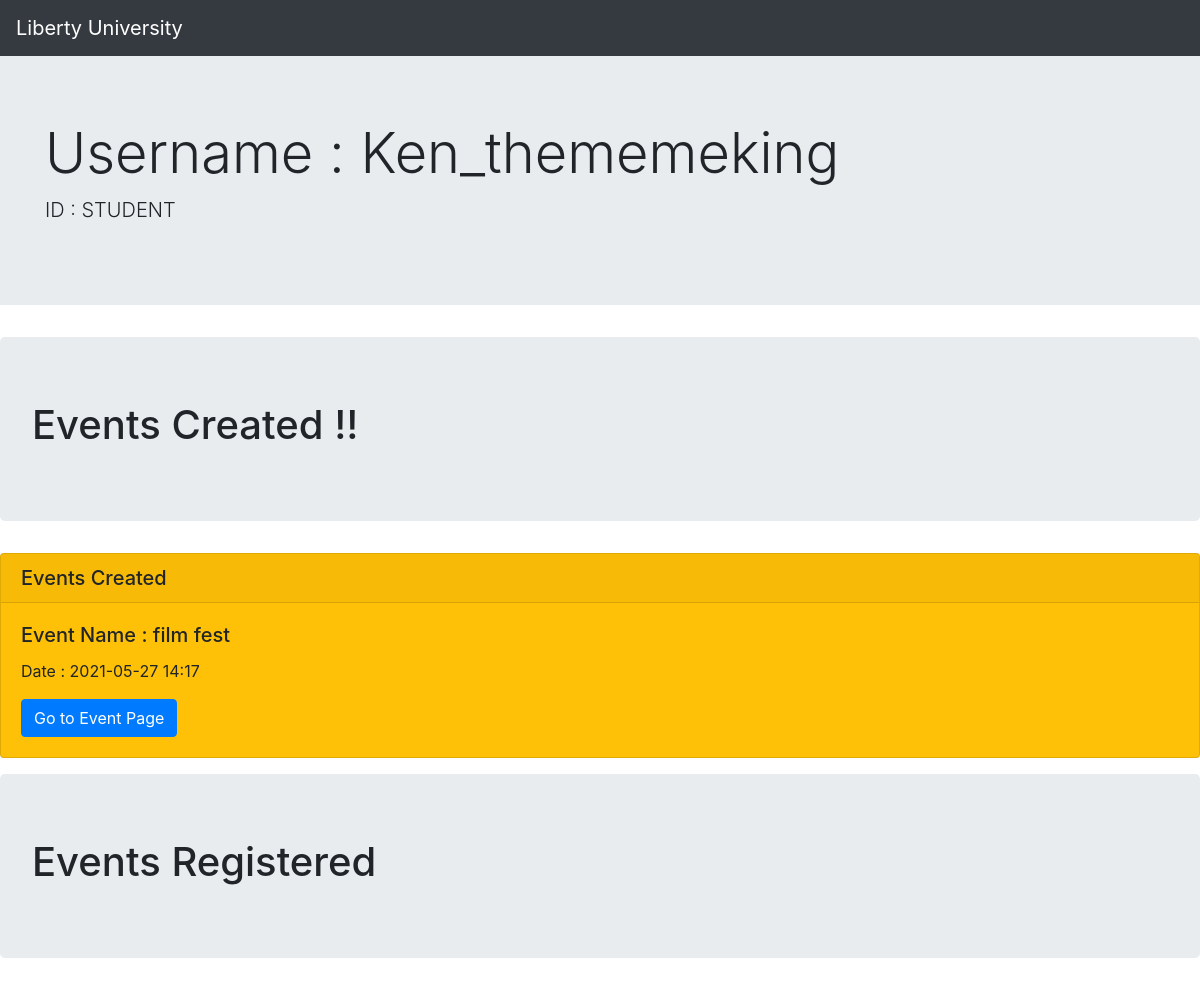
The page /account/ (signed in) on the database its author committed.
### event_portal_main/models.py (models this page shows, shortened)
class User(db.Model,UserMixin):
    __tablename__ = "users"
    id = db.Column(db.Integer,primary_key = True)
    profile_image = db.Column(db.String(20),nullable=False,default='default_profile.png')
    email = db.Column(db.String(64),unique=True,index=True)
    username = db.Column(db.String(64),unique=True,index=True)
    password_hash = db.Column(db.String(128))
    events = db.relationship("Event",backref="organiser",lazy=True)
    registered_events = db.relationship('Event', secondary=registered, backref=db.backref('coming', lazy='dynamic'))

class Event(db.Model):
    __tablename__ = 'events'
    users = db.relationship(User)
    id = db.Column(db.Integer , primary_key=True)
    user_id = db.Column(db.Integer,db.ForeignKey('users.id'),nullable=False)
    date = db.Column(db.String, nullable=False)
    title = db.Column(db.String(140),nullable=False)
    description = db.Column(db.Text,nullable=False)
    participants = db.Column(db.Integer,nullable=False)
    location = db.Column(db.String,nullable=False)
    banner = db.Column(db.String,nullable=False)

### event_portal_main/users/views.py (the view)
@users.route('/account/',methods=["GET","POST"])
@login_required
def account():
    page = request.args.get('page',1,type=int)
    user = User.query.filter_by(username=current_user.username).first_or_404()
    events_created = Event.query.filter_by(organiser=user).order_by(Event.date.asc()).paginate(page=page,per_page=10)
    all_events = Event.query.all()
    events_registered = []
    for i in all_events:
        for j in i.coming:
            if j.username == current_user.username:
                events_registered.append(i)
    return render_template("profile.html",events=events_created,user=user,events_registered=events_registered)

### event_portal_main/models.py (called while the page is built)
@login_manager.user_loader
def load_user(user_id):
    return User.query.get(user_id)

### event_portal_main/templates/profile.html (shortened to what this page needs)
<!doctype html>
<html lang="en">
<head>
    <link rel="stylesheet" href="https://maxcdn.bootstrapcdn.com/bootstrap/4.0.0/css/bootstrap.min.css">
</head>
<body>
<nav class="navbar navbar-dark bg-dark">
    <a href="{{ url_for('core.home') }}" class="navbar-brand">Liberty University</a>
</nav>
<div class="jumbotron jumbotron-fluid">
        <div class="container">
          <h1 class="display-4">Username : {{ current_user.username }}</h1>
          <p class="lead">ID : STUDENT</p>
        </div>
</div>
    <div class="jumbotron">
        <h1>Events Created !!</h1>
    </div>
    {% for event in events.items %}
   <div class="card  text-black bg-warning mb-3">
    <h5 class="card-header">Events Created </h5>
    <div class="card-body">
      <h5 class="card-title">Event Name : {{ event.title }}</h5>
      <p class="card-text">Date : {{ event.date }}</p>
      <a href="{{ url_for('events.view_event',event_id=event.id) }}" class="btn btn-primary">Go to Event Page</a>
    </div>
  </div>
{% endfor %}
<div class="jumbotron">
    <h1>Events Registered</h1>
</div>
</body>
</html>

### rows shown on the page
User: username "Ken_thememeking"
Event: title "film fest", date "2021-05-27 14:17"
